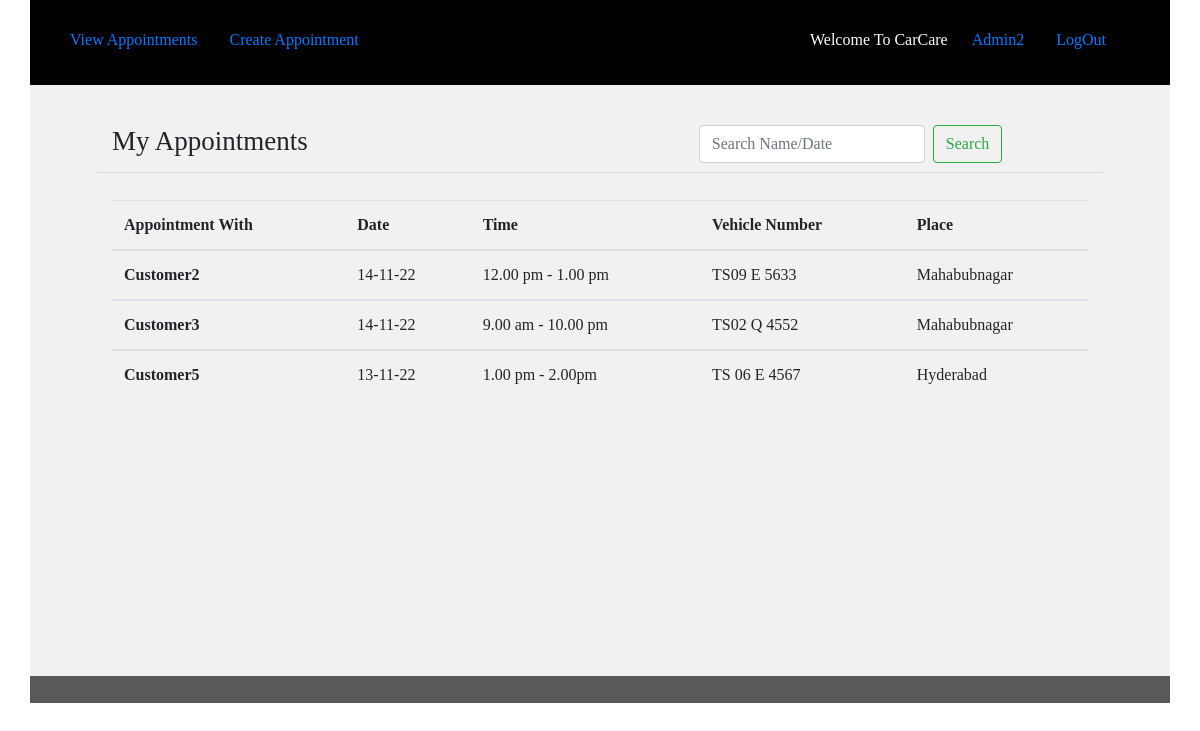
Screenshot of /teacher/ (signed in) with the database file from the repository.
### adminapp/models.py (models this page shows, shortened)
class Appointment(models.Model):
	user=models.ForeignKey(settings.AUTH_USER_MODEL,blank=True, null=True,on_delete=models.DO_NOTHING)
	date=models.CharField(max_length=50)
	time_start=models.CharField(max_length=50)
	time_end=models.CharField(max_length=50)
	vechilenum=models.CharField(max_length=50)
	appointment_with=models.CharField(max_length=50,blank=True)
	update_time=models.DateField(auto_now=True, auto_now_add=False)
	frist_time=models.DateField(auto_now=False, auto_now_add=True)
	place = models.CharField(max_length=61)

### adminapp/views.py (the view)
# urls.py: path('', teacher, name='teacher_home'),
def teacher(request):#this section for my appointment
	group_name=Group.objects.all().filter(user = request.user)# get logget user grouped name
	group_name=str(group_name[0]) # convert to string
	if "Admin" == group_name:
		user_name=request.user.get_username()#Getting Username
		appointment_list = Appointment.objects.all().order_by("-id").filter(user=request.user)
		q=request.GET.get("q")#search start
		if q:
			appointment_list=appointment_list.filter(appointment_with__icontains=q)
		else:
			appointment_list = appointment_list# search end
		appointments= {
		    "query": appointment_list,
		    "user_name":user_name
		}
		return render(request, 'admin.html', appointments )
	else:
		return redirect('http://127.0.0.1:8000/')

### templates/admin.html
{% extends 'common_admin.html' %}
{% block common_admin %}
   <div class="student">
           <div class="container">
          <div class="row min-height">
              <div class="col-sm-12">
                            <div class="row main_boder">
                                <div class="col-sm-7">
                                     <h3 class="appointmnet_list">My Appointments</h3>
                                </div>
                                <div class="col-sm-5">
                                      <form class="form-inline my-2 my-lg-0" method="GET" action="">
                                          <input class="form-control mr-sm-2" type="text" name="q" placeholder="Search Name/Date" placeholder="Search With Name" aria-label="Search">
                                          <button class="btn btn-outline-success my-2 my-sm-0" type="submit" value="Search">Search</button>
                                       </form>
                                </div>
                            </div>
                             <table class="table">
                                 <thead>
                                  <tr>
                                    <th scope="col">Appointment With</th>
                                    <th scope="col">Date</th>
                                    <th scope="col">Time</th>
                                    <th scope="col">Vehicle Number</th>
                                      <th scope="col">Place</th>
                                  </tr>
                                </thead>{% for appoint in query %}
                                {% if appoint.appointment_with != '' %}
                                <tbody>
                                  <tr>
                                    <th scope="row">{{appoint.appointment_with}}</th>
                                          <td>{{appoint.date}}</td>
                                          <td>{{appoint.time_start}} - {{appoint.time_end}}</td>
                                          <td>{{appoint.vechilenum}}</td>
                                          <td>{{appoint.place}}</td>
                                  </tr>{% endif %}
                                </tbody>{% endfor %}
                            </table>
              </div>
          </div>
      </div>
      </div>
      <div class="footer">
           <div class="container">
          <div class="row">
              <div class="col-sm-12">
              </div>
          </div>
      </div>
      </div>
{% endblock common_admin %}

### templates/common_admin.html
{% extends 'common.html' %}
{% block body %}
   <div class="container ">
   	<div class="row studnet_nav">
   	             <div class="col-sm-8">
						     <ul class="nav nav-pills">
								  <li class="nav-item">
								    <a class="nav-link" href='{% url "teacher_home"%}'>View Appointments</a>
								  </li>
								  <li class="nav-item">
								    <a class="nav-link" href='{% url "teacher_appointment_list"%}'>Create Appointment</a>
								  </li>
							  </ul>
                  </div>
                 <div class="col-sm-4">
					     <ul class="nav nav-pills">
							  <li class="nav-item">
							    <p>Welcome To CarCare </p>
							  </li>
							  <li class="nav-item">
							    <a class="nav-link" href="#">{{user_name}}</a>
							  </li>
							  <li class="nav-item">
							    <a class="nav-link" href='{% url "logout"%}'>LogOut</a>
							  </li>
						  </ul>
	       		 </div>
	  </div>
    </div>
    {% block common_admin %}
    {% endblock common_admin %}
{% endblock %}

### static/css/style.css (style rules this page uses)
.login { height: 723px; }
.row.studnet_nav { background: hsl(0, 0%, 16%); PADDING: 5PX; }
.row.studnet_nav { background: black; color: white; padding: 9px; padding-top: 20px; }
h3.appointmnet_list { padding: 19px 0px 10px 0px; font-weight: normal; font-size: 27px; }
.student .row { background: #f1f1f1; }
body { font-family: cursive;!important }
.footer .row { background: #595959; text-align: center; font-size: 14px; color: white; padding: 13px; }
li.nav-item p { padding: 8px; }
h3.appointmnet_list { padding: 19px 0px 6px 0px; margin-bottom: 27px; font-weight: normal; font-size: 27px; }
.min-height h3.appointmnet_list { padding: 0px 0px 6px 0px; margin-bottom: 9px; font-weight: normal; font-size: 27px; }
.row.min-height { background: #f1f1f1; padding: 20px 67px 36px 67px; }
.row.main_boder { margin-bottom: 27px; border-bottom: 1px solid #00000014; }
.row.min-height { background: #f1f1f1; padding: 40px 67px 36px 67px; min-height: 591px; }
.main_boder { border-bottom: 1px solid #00000014; }

### rows the page displays
Appointment: appointment_with "Customer2", date "14-11-22", time_start "12.00 pm", time_end "1.00 pm", vechilenum "TS09 E 5633", place "Mahabubnagar"
Appointment: appointment_with "Customer3", date "14-11-22", time_start "9.00 am", time_end "10.00 pm", vechilenum "TS02 Q 4552", place "Mahabubnagar"
Appointment: appointment_with "Customer5", date "13-11-22", time_start "1.00 pm", time_end "2.00pm", vechilenum "TS 06 E 4567", place "Hyderabad"

### other values shown
{{ user_name }} "Admin2"
